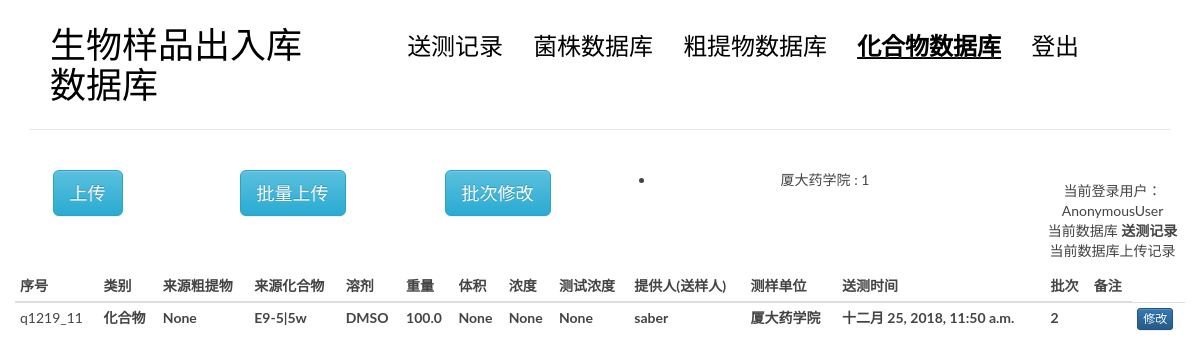
Page /cpd2rec/5 on the committed database.
### blog/models.py (models this page shows, shortened)
class testrecord(models.Model):
    recordid = models.CharField(max_length = 20, unique = True)
    testtype = models.CharField(max_length = 20) #送测类型
    fromcru = models.ForeignKey(crudeex, null = True) ##链接至粗提物
    fromcpd = models.ForeignKey(cpd, null = True)#链接至化合物
    solvent = models.CharField(max_length = 100) #溶剂
    mass = models.FloatField() #重量，单位miug
    volume = models.FloatField(blank = True,null = True) #体积单位niuL
    conc = models.FloatField(blank = True,null = True) #浓度 单位(mg/mL)
    testconc = models.FloatField(blank = True,null = True) #测试浓度 单位(miug/mL)
    provider = models.ForeignKey(User) #提供人
    department = models.CharField(max_length=100) #测样单位
    sendtime = models.DateTimeField(auto_now_add=True, editable = True)#送样时间
    batch = models.CharField(max_length = 20) #送测批次
    comment = models.CharField(max_length = 500, blank = True)#备注

class cpd(models.Model): ##化合物
    cpdnumber = models.CharField(max_length = 20, unique = True)#化合物编号，唯一
    fromcru = models.ForeignKey(crudeex)#来源粗提物
    frombact = models.ForeignKey(bact) #来源菌株
    mass = models.FloatField() #精确质量数
    stru = models.CharField(max_length = 50)#分子式
    recadd = models.CharField(max_length = 100)#样品存储地址
    nmr = models.CharField(max_length = 100, blank = True)#nmr数据
    ms = models.CharField(max_length = 100, blank = True)#ms数据
    rot = models.CharField(max_length = 100, blank = True)#旋光数据
    red = models.CharField(max_length = 100, blank = True)#红外数据
    blue = models.CharField(max_length = 100, blank = True)#紫外数据
    media = models.CharField(max_length = 50, blank = True)#培养基编号
    prov = models.ForeignKey(User)#提供人
    time = models.DateTimeField(auto_now_add=True, editable = True)#入库时间
    comment = models.CharField(max_length = 500, blank = True)
    def __str__(self):
        return self.cpdnumber + '|' + self.stru

### blog/cpd.py (the view)
# urls.py: url(r'^cpd2rec/(\d+)$', views.cpd2rec, name='cpd2rec'),
def cpd2rec(request, cpdid):
    cpds = cpd.objects.get(id = cpdid)
    lists = testrecord.objects.filter(fromcpd = cpds)
    return render(request, 'blog/record.html', context = {'tests' : lists, 'msg' : -1} )

### blog/templatetags/blog_tags.py (called while the page is built)
@register.simple_tag
def get_all_cru():
    return crudeex.objects.all().order_by('-entertime')

@register.simple_tag
def get_all_cpd():
    return cpd.objects.all().order_by('-time')

### templates/blog/record.html (shortened to what this page needs)
{% extends 'base.html' %}
{% load blog_tags %}
{%block main %}
<body>
    <div class="row">
        <div class="col-md-2 col-sm-5 col-xs-8">
            <center>
                <button class="btn btn-info btn-primary btn-lg" data-toggle="modal" data-target="#myModal">
                    上传
                </button>
            </center>
        </div>
        <div class="col-md-2 col-sm-5 col-xs-8">
            <center>
                <button class="btn btn-info btn-primary btn-lg" data-toggle="modal" data-target="#batchinput">
                    批量上传
                </button>
            </center>
        </div>
        <div class="col-md-2 col-sm-5 col-xs-8">
            <center>
                <button class="btn btn-info btn-primary btn-lg" data-toggle="modal" data-target="#batchalter">
                    批次修改
                </button>
            </center>
        </div>
        <div class="col-md-4 col-sm-5 col-xs-8">
            <center>
                {% regroup tests by department as de_rec %}
                    <ul>
                    {% for department in de_rec %}
                        <li>{{ department.grouper }} : {{ department.list|length }}
                        </li>
                    {% endfor %}
                    </ul>
            </center>
        </div>
        <div class="col-md-2 col-sm-7 col-xs-4">
            <center>
            <nav class="main-nav" role="navigation">
                <div class="collapse navbar-collapse" id="bs-example-navbar-collapse-1">
                        <ul class="list-unstyled text-center" >
                            <li>当前登录用户： {{request.user}}</li>
                            <li>当前数据库 <strong>送测记录</strong></li>
                            <li>当前数据库上传记录 {{num}}</li>
                          </ul>
                </div>
            </nav>
            </center>
        </div>
    </div>
    <div class="col-md-12 col-sm-7 col-xs-4">
    <table class="table table-hover table-condensed">
            <thead>
                <tr>
                    <th>序号</th>
                    <th>类别</th>
                    <th>来源粗提物</th>
                    <th>来源化合物</th>
                    <th>溶剂</th>
                    <th>重量</th>
                    <th>体积</th>
                    <th>浓度</th>
                    <th>测试浓度</th>
                    <th>提供人(送样人)</th>
                    <th>测样单位</th>
                    <th>送测时间</th>
                    <th>批次</th>
                    <th>备注</th>
                </tr>
            </thead>
            <tbody>
                {% for test in tests %}
                {% if request.user == test.provider %}
                <tr class="row1 success" data-whatever="{{test.id}}" data-recordid = "{{test.recordid}}"
                data-testtype = "{{test.testtype}}" data-fromcru = "{{test.fromcru}}" data-fromcpd = "{{test.fromcpd}}"
                data-solvent = "{{test.solvent}}" data-batch = "{{test.batch}}"
                data-mass = "{{test.mass}}" data-volume = "{{test.volume}}" data-conc = "{{test.conc}}"
                data-testconc = "{{test.testconc}}" data-provider = "{{test.provider}}"
                data-department = "{{test.department}}" data-sendtime = "{{test.sendtime}}" data-comment = "{{test.comment}}">
                {% else %}
                <tr class="row1" data-whatever="{{test.id}}"  data-recordid = "{{test.recordid}}"
                data-testtype = "{{test.testtype}}" data-fromcru = "{{test.fromcru}}" data-fromcpd = "{{test.fromcpd}}"
                data-solvent = "{{test.solvent}}"  data-batch = "{{test.batch}}"
                data-mass = "{{test.mass}}" data-volume = "{{test.volume}}" data-conc = "{{test.conc}}"
                data-testconc = "{{test.testconc}}" data-provider = "{{test.provider}}"
                data-department = "{{test.department}}" data-sendtime = "{{test.sendtime}}" data-comment = "{{test.comment}}">
                {% endif %}
                    <td class = "field-recordid"> {{test.recordid}}</td>
                    <th class = "field-testtype"> {{test.testtype}}</th>
                    <th class = "field-fromcru">{{test.fromcru}}</th>
                    <th class = "field-fromcpd">{{test.fromcpd}}</th>
                    <th class = "field-solvent">{{test.solvent}}</th>
                    <th class = "field-mass">{{test.mass}}</th>
                    <th class = "field-volume">{{test.volume}}</th>
                    <th class = "field-conc">{{test.conc}}</th>
                    <th class = "field-testconc">{{test.testconc}}</th>
                    <th class = "field-provider">{{test.provider}}</th>
                    <th class = "field-department">{{test.department}}</th>
                    <th class = "field-sendtime">{{test.sendtime}}</th>
                    <th class = "field-batch">{{test.batch}}</th>
                    <th class = "field-comment">{{test.comment}}</th>
                    <th><button type="button" class="btn btn-primary btn-xs"  data-toggle="modal" data-target="#alter" >修改</button></th>
                </tr>
                {% empty %}
                <div class="row1">null</div>
                {% endfor %}
            </tbody>
        </table>
    </div>
                                    {% get_all_cru as cru_list %}
                                    {% get_all_cpd as cpd_list %}
                                {% get_all_cru as cru_list %}
                                {% get_all_cpd as cpd_list %}
</body>
{% endblock main %}

### blog/static/blog/css/custom.css (style rules this page uses)
* { outline: none; }
body { color: #444; font-family: 'Lato', sans-serif; }
.main-nav { margin-top: 11px; max-width: 95%; }

### rows in the picture
testrecord: grouper "厦大药学院", recordid "q1219_11", testtype "化合物", fromcru "None", fromcpd "E9-5|5w", solvent "DMSO", mass "100.0", volume "None", conc "None", testconc "None", provider "saber", department "厦大药学院", sendtime "十二月 25, 2018, 11:50 a.m.", batch "2"

### other values in the picture
{{ department.list|length }} "1"
{{ request.user }} "AnonymousUser"
